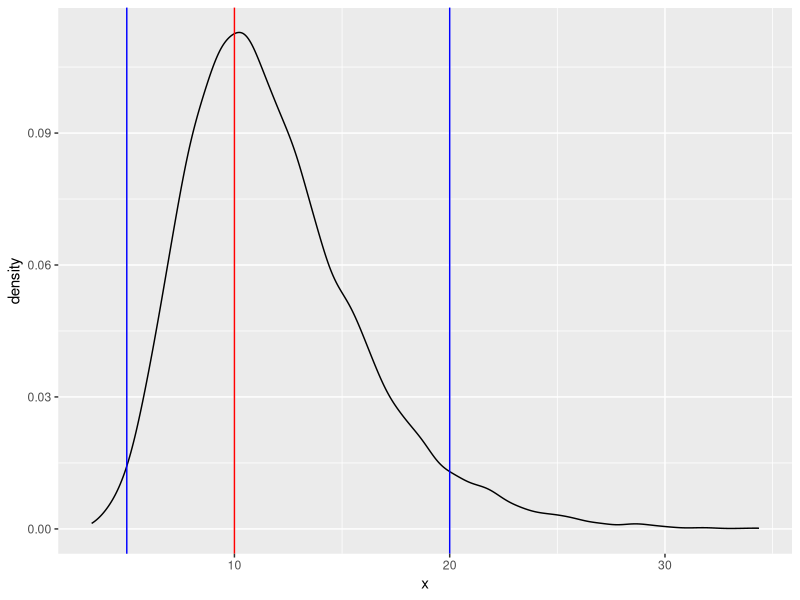
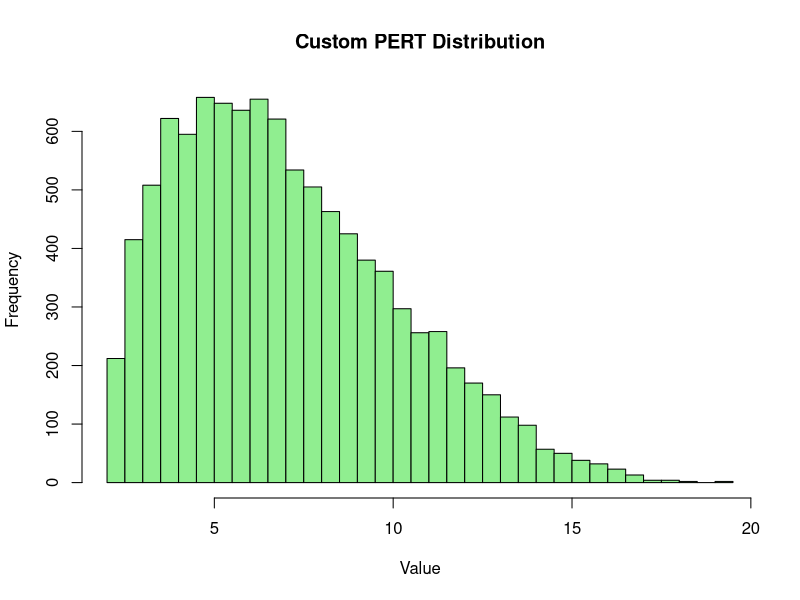
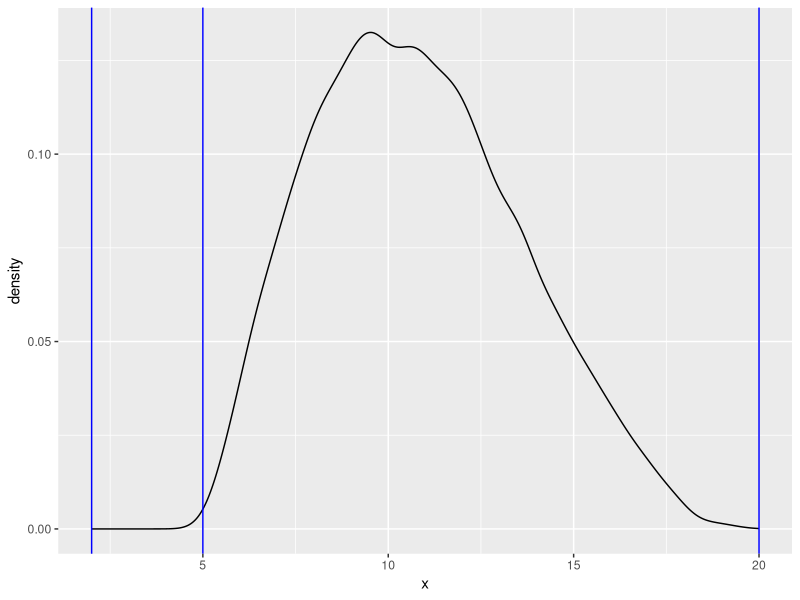

Here is the R script that generated these plots, in order:
# https://stackoverflow.com/questions/64370044/sample-from-a-skewed-distribution-in-r
#
# ------------------------------------------------------------------------------------------

library(ggplot2)

md <- 10 # mode
mn <- 5
mx <- 20
pc <- .95

f <- function(sigma, md, mn, mx, pc) {
  mu <- log(md) + sigma^2
  abs(plnorm(mx, mu, sigma) - plnorm(mn, mu, sigma) - pc)
}


sigma <- optimize(f, md=md, mn=mn, mx=mx, pc=pc, lower=0, upper=1)[[1]]
mu <- log(md) + sigma^2

mu
sigma

n <- 10000
df <- data.frame(x = rlnorm(n, mu, sigma))

ggplot(df, aes(x)) +
  geom_density() +
  geom_vline(xintercept = md, color = "red") +
  geom_vline(xintercept = c(mn, mx), color = "blue")





rpert <- function(n, a, b, c, lambda = 4) {
  # Calculate alpha and beta parameters of the beta distribution
  mu <- (a + lambda * b + c) / (lambda + 2)
  alpha <- ((mu - a) * (2 * b - a - c)) / ((b - mu) * (c - a))
  beta <- alpha * (c - mu) / (mu - a)
  
  # Generate beta samples and scale them
  return(a + (c - a) * rbeta(n, alpha, beta))
}

# Example usage
set.seed(123)
samples <- rpert(10000, a = 2, b = 5, c = 20)
df <- data.frame(x = rpert(10000, a = mn, b = md, c = mx))

# Plot the result
hist(samples, breaks = 30, col = "lightgreen", main = "Custom PERT Distribution", xlab = "Value")
ggplot(df, aes(x)) + geom_density() + geom_vline(xintercept = c(2, 5, 20), color = "blue")
